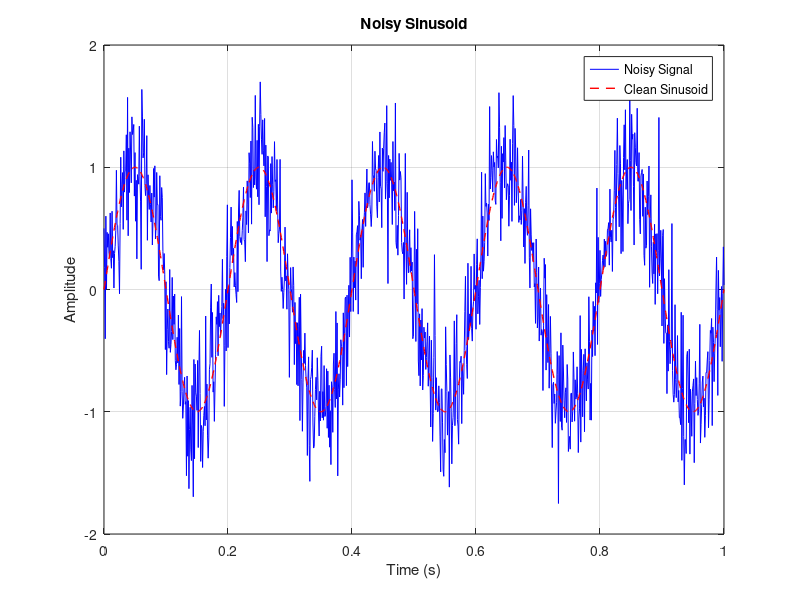

The MATLAB source for this figure:
% Generate a noisy sinusoid and plot it

% Parameters
fs = 1000;           % Sampling frequency (Hz)
t = 0:1/fs:1;        % Time vector (1 second)
f = 5;               % Frequency of sinusoid (Hz)
A = 1;               % Amplitude

% Generate clean sinusoid
y_clean = A * sin(2*pi*f*t);

% Add Gaussian noise
noise_level = 0.3;   % Adjust noise amplitude
y_noisy = y_clean + noise_level * randn(size(t));

% Plot
figure;
plot(t, y_noisy, 'b');
hold on;
plot(t, y_clean, 'r--', 'LineWidth', 1);
xlabel('Time (s)');
ylabel('Amplitude');
title('Noisy Sinusoid');
legend('Noisy Signal', 'Clean Sinusoid');
grid on;